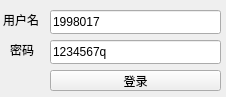
<?xml version="1.0" encoding="UTF-8"?>
<ui version="4.0">
 <class>Login</class>
 <widget class="QWidget" name="Login">
  <property name="geometry">
   <rect>
    <x>0</x>
    <y>0</y>
    <width>226</width>
    <height>97</height>
   </rect>
  </property>
  <property name="minimumSize">
   <size>
    <width>0</width>
    <height>0</height>
   </size>
  </property>
  <property name="maximumSize">
   <size>
    <width>16777215</width>
    <height>16777215</height>
   </size>
  </property>
  <property name="windowTitle">
   <string>Form</string>
  </property>
  <widget class="QGroupBox" name="groupBox">
   <property name="geometry">
    <rect>
     <x>-30</x>
     <y>0</y>
     <width>321</width>
     <height>101</height>
    </rect>
   </property>
   <property name="styleSheet">
    <string notr="true">QGroupBox { border: none; }</string>
   </property>
   <property name="title">
    <string/>
   </property>
   <widget class="QLineEdit" name="userName">
    <property name="geometry">
     <rect>
      <x>80</x>
      <y>10</y>
      <width>171</width>
      <height>24</height>
     </rect>
    </property>
    <property name="text">
     <string>1998017</string>
    </property>
   </widget>
   <widget class="QLineEdit" name="passWord">
    <property name="geometry">
     <rect>
      <x>80</x>
      <y>40</y>
      <width>171</width>
      <height>24</height>
     </rect>
    </property>
    <property name="text">
     <string>1234567q</string>
    </property>
   </widget>
   <widget class="QLabel" name="label">
    <property name="geometry">
     <rect>
      <x>33</x>
      <y>10</y>
      <width>45</width>
      <height>20</height>
     </rect>
    </property>
    <property name="text">
     <string>用户名</string>
    </property>
   </widget>
   <widget class="QLabel" name="label_2">
    <property name="geometry">
     <rect>
      <x>40</x>
      <y>40</y>
      <width>51</width>
      <height>20</height>
     </rect>
    </property>
    <property name="text">
     <string>密码</string>
    </property>
   </widget>
   <widget class="QPushButton" name="Loginbtn">
    <property name="geometry">
     <rect>
      <x>80</x>
      <y>70</y>
      <width>171</width>
      <height>21</height>
     </rect>
    </property>
    <property name="text">
     <string>登录</string>
    </property>
   </widget>
  </widget>
 </widget>
 <resources/>
 <connections/>
</ui>
